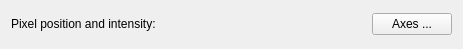
<?xml version="1.0" encoding="UTF-8"?>
<ui version="4.0">
 <class>IntensityToolWidget</class>
 <widget class="QWidget" name="IntensityToolWidget">
  <property name="geometry">
   <rect>
    <x>0</x>
    <y>0</y>
    <width>463</width>
    <height>49</height>
   </rect>
  </property>
  <property name="maximumSize">
   <size>
    <width>16777215</width>
    <height>49</height>
   </size>
  </property>
  <property name="windowTitle">
   <string>Form</string>
  </property>
  <layout class="QGridLayout" name="gridLayout">
   <item row="0" column="0">
    <layout class="QHBoxLayout" name="horizontalLayout">
     <item>
      <widget class="QLabel" name="toolLabel">
       <property name="toolTip">
        <string>coordinate info display for the mouse pointer</string>
       </property>
       <property name="text">
        <string>Pixel position and intensity: </string>
       </property>
      </widget>
     </item>
     <item>
      <spacer name="horizontalSpacer">
       <property name="orientation">
        <enum>Qt::Horizontal</enum>
       </property>
       <property name="sizeHint" stdset="0">
        <size>
         <width>40</width>
         <height>20</height>
        </size>
       </property>
      </spacer>
     </item>
     <item>
      <widget class="QPushButton" name="axesPushButton">
       <property name="toolTip">
        <string>set axes start postion, scale labels and units</string>
       </property>
       <property name="text">
        <string>Axes ...</string>
       </property>
      </widget>
     </item>
    </layout>
   </item>
  </layout>
 </widget>
 <resources/>
 <connections/>
</ui>
